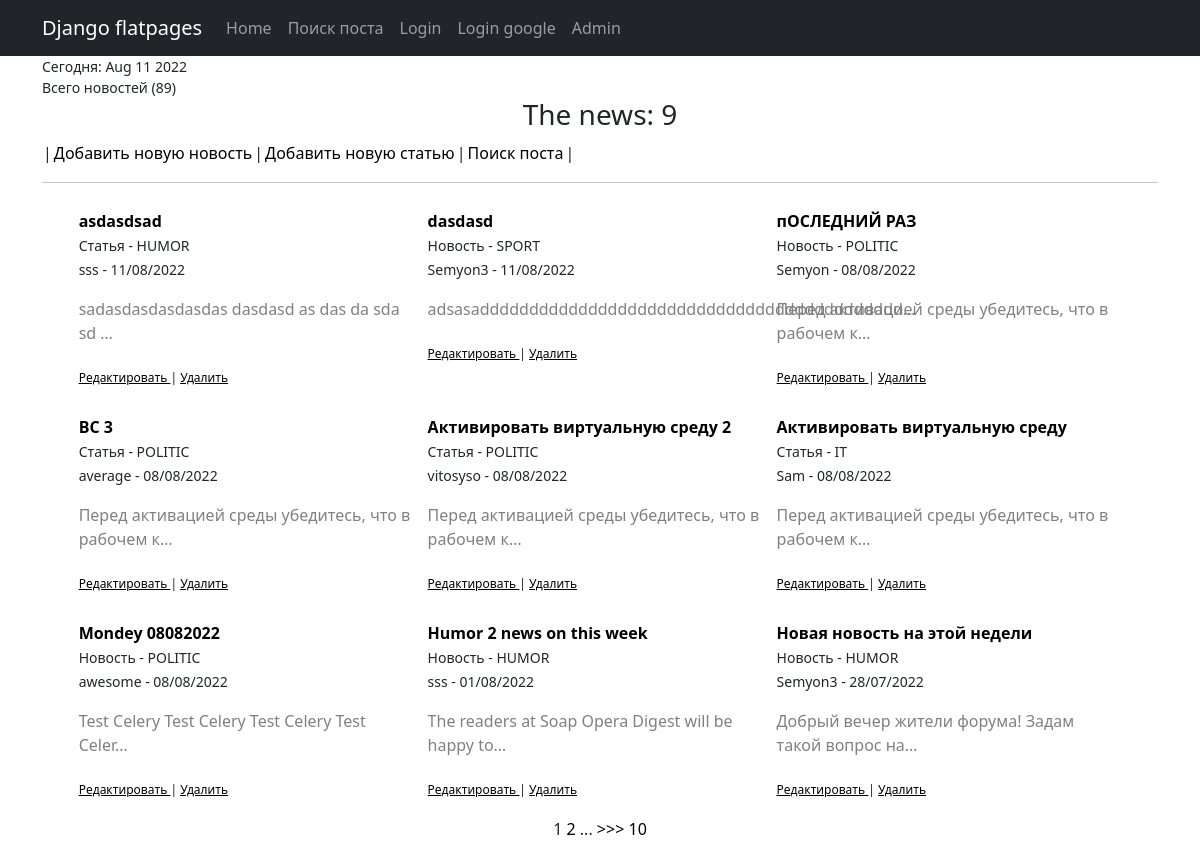
The page /news/ on the database as committed earlier.
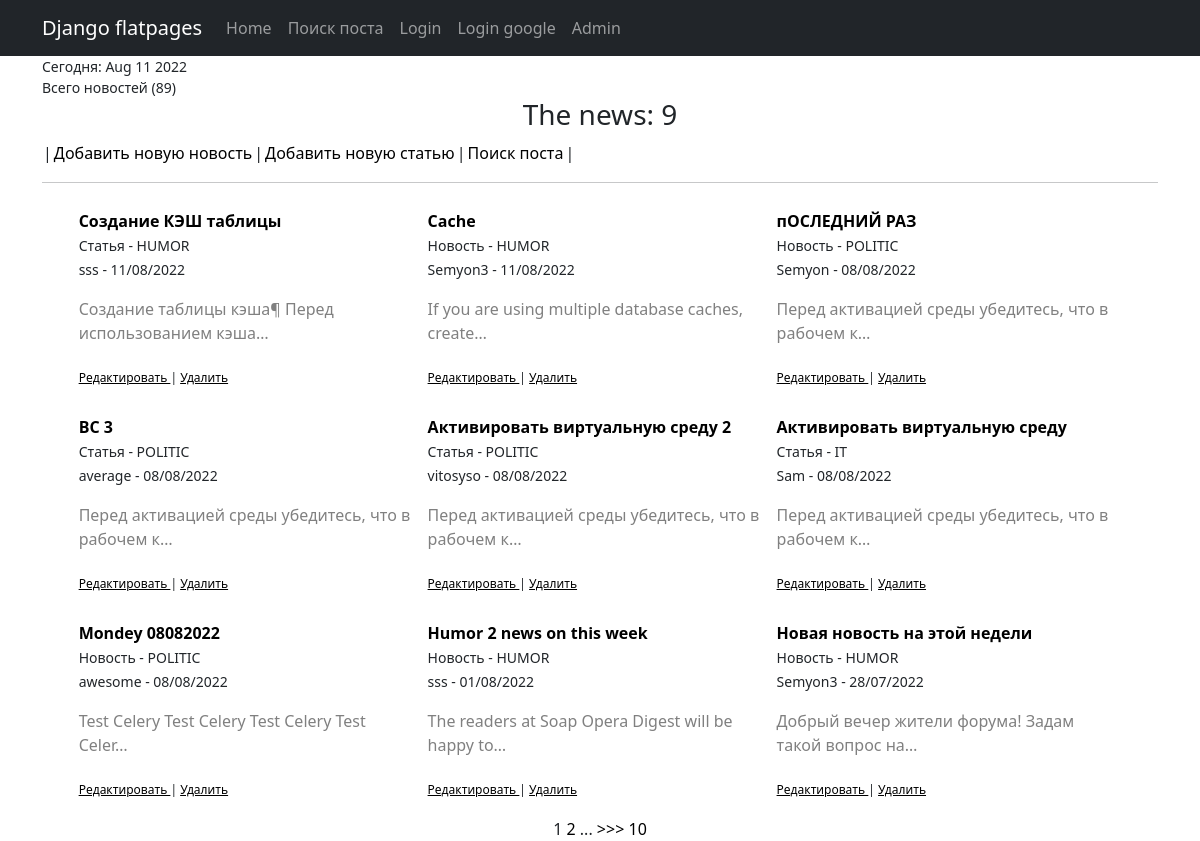
The same page on the database as committed later.
### news/models.py (models this page shows, shortened)
class Post(models.Model):
    author = models.ForeignKey(Author, on_delete=models.CASCADE)
    NEWS = 'NW'
    ARTICLE = 'AR'
    CAT_CHOICES = (
        (NEWS, 'Новость'),
        (ARTICLE, 'Статья'),
    )
    type = models.CharField(max_length=2, choices=CAT_CHOICES, default=ARTICLE)
    date = models.DateTimeField(auto_now_add=True)
    category = models.ManyToManyField(Category, through='PostCategory')
    text = models.TextField(default='')
    title = models.CharField(max_length=255)
    rating = models.SmallIntegerField(default=0)

class Category(models.Model):
    name = models.CharField(max_length=255, unique=True)
    subscribers = models.ManyToManyField(User, through='CatSub', blank=True)
    def __str__(self):
        return f'{self.name}'

class Author(models.Model):
    username = models.OneToOneField(User, on_delete=models.CASCADE)
    rating = models.SmallIntegerField(default=0)

### news/views.py (the view)
# urls.py: path('', cache_page(60*1)(NewsList.as_view()), name='news_list'),  # кэширование гл страницы 1 мин
class NewsList(ListView):
    model = Post  # указываем модель, объекты которой мы будем выводить
    template_name = 'news.html'  # шаблон, в котором будет лежать HTML, в котором будут все инструкции о том, как именно пользователю должны вывестись наши объекты
    context_object_name = 'news' # список объектов данной модели из БД, для дальнейшей работы с ним в html-шаблоне
    ordering = ['-date']
    paginate_by = 9  # постраничный вывод
    form_class = PostForm  # добавляем форм класс, чтобы получать доступ к форме через метод POST
    def get_context_data(self, **kwargs):
        context = super().get_context_data(**kwargs)
        context['filter'] = PostFilter(self.request.GET,
                                       queryset=super().get_queryset())  # вписываем наш фильтр в контекст
        return context

### news/templatetags/custom_filters.py (called while the page is built)
@register.filter(name='censor') # регистрируем наш фильтр под именем Censor, чтоб django понимал, что это именно фильтр, а не простая функция
def Censor(value): # первый аргумент здесь это то значение, к которому надо применить фильтр, второй аргумент — это аргумент фильтра, т. е. примерно следующее будет в шаблоне value|Censor
    STRONG_WORDS = ["php", "редиска"]
    if not isinstance(value, str):
        raise ValueError('Нельзя цензурировать не строку')
    for word in STRONG_WORDS:
        value = value.replace(word[1:], '*' * (len(word)-1))
    return value

### news/templatetags/custom_tags.py (called while the page is built)
@register.simple_tag()
def current_time(format_string='%b %d %Y'):
    return datetime.utcnow().strftime(format_string)

@register.simple_tag(takes_context=True) #сообщаем Django, что для работы тега требуется передать контекст
def url_replace(context, **kwargs):
    d = context['request'].GET.copy() #скопировать все параметры текущего запроса
    for k, v in kwargs.items():
        d[k] = v #по указанным полям устанавливаем новые значения
    return d.urlencode()

### templates/news.html (shortened to what this page needs)
{% extends 'flatpages/default.html' %}
{% load custom_tags %}
{% load custom_filters %}
{% block content %}
{% load cache %}
{% cache 30 small %}
<small class="str"> Сегодня: {% current_time '%b %d %Y' %}</small>
<small class="str"> Всего новостей ({{filter.qs|length}})</small>
{% endcache %}
<h3> The news: <span> {{ news|length }} </span> </h3>
<table>
    <td>|</td>
    <td><a href="{% url 'new_create' %}"> Добавить новую новость </a><br></td>
    <td>|</td>
    <td><a href="{% url 'article_create' %}"> Добавить новую статью </a><br></td>
    <td>|</td>
    <td><a href="{% url 'search' %}"> Поиск поста </a><br></td>
    <td>|</td>
</table>
<hr>
{% if news %}
    {% for new in news %}
        <div class="news">
            <strong class="str">
                <a href="{% url 'new' new.id %}"> {{ new.title|censor }} </a>
            </strong>
            <div class="str">
                <small>
                    {{ new.get_type_display }} -
                    {% for category in new.category.all %}
                            {{ category }}
                    {% endfor %}
                </small>
            </div>
            <div class="str">
                <small>
                    {{ new.author.username }} - {{ new.date|date:'d/m/Y' }}
                </small>
            </div>
            <p>
            <div class="grey">
                {{ new.text|truncatechars:50 }}
            </div>
            <p>
            <div class="str">
            <sub>
                {% if new.type == 'NEWS' %}
                    <a href="{% url 'new_update' new.id %}"><u> Редактировать </u></a>
                    |
                    <a href="{% url 'new_delete' new.id %}"><u> Удалить </u></a>
                {% else %}
                    <a href="{% url 'article_update' new.id %}"><u> Редактировать </u></a>
                    |
                    <a href="{% url 'article_delete' new.id %}"><u> Удалить </u></a>
                {% endif %}
            </sub>
            </div>
        </div>
    {% endfor %}
{% else %}
    <h2>НОВОСТЕЙ НЕТ!</h2>
{% endif %}
<div>
    {% if is_paginated %}
        {{ page_obj.number }}
        {% if page_obj.has_next %}
            <a href="?{% url_replace page=page_obj.next_page_number %}">{{ page_obj.next_page_number }}</a>
            {% if paginator.num_pages != page_obj.next_page_number %}
                ...
                <a href="?{% url_replace page=page_obj.next_page_number %}">>>></a>
                <a href="?{% url_replace page=page_obj.paginator.num_pages %}">{{ page_obj.paginator.num_pages }}</a>
            {% endif %}
        {% endif %}
    {% endif %}
</div>
{% endblock content %}

Rows that differ between the two databases and show on the page:
changed Post: title|censor "asdasdsad" → "Создание КЭШ таблицы"; text "sadasdasdasdasdas dasdasd as das da sda sd …" → "Создание таблицы кэша¶ Перед использованием кэша…"
changed Post: loses Category (name "SPORT"); title|censor "dasdasd" → "Cache"; gains Category (name "HUMOR"); text "adsasaddddddddddddddddddddddddddddddddddddddddddd…" → "If you are using multiple database caches, create…"
